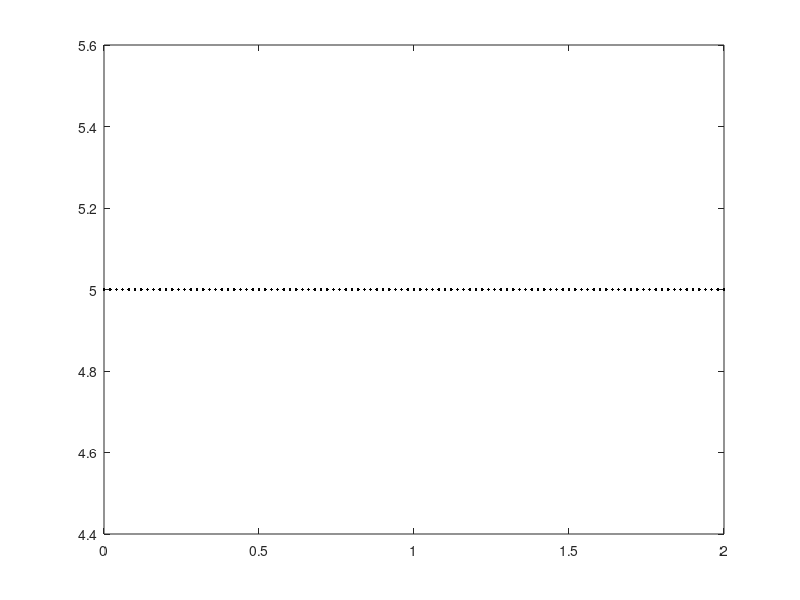

Recreate this plot in MATLAB. (Note: this script raises an error after producing the figure.)
function [signal,sampledSignal,peak,fs,f,tSampled,tOriginal,numberOfCycles] = Sampler()


%%%%%%%%%%%%%%%%%%%%%%%%%%%Entering Inputs%%%%%%%%%%%%%%%%%%%%%%%%%%%
fprintf('<strong>Entering Sampler inputs</strong>\n');

%% Entering the signal as an equation but has to enter it in matlab format 
%% and use f for Fm and use for t equation's time  
disp('The signal function should be in matlab format.');
disp('i.e: 5*cos(2*pi*f*t)');
inputFunction=input('Enter the signal function m(t): ','s');

%% Enterig the signal frequency Fm
f=input('Enter the signal frequncy: ');

%% Entering the sampling Frequency
fs=input('Enter the sampling frequncy: ');

%% Entering the number of cycles 
numberOfCycles=10;


%% Calculating original signal
Timestep=1/(numberOfCycles*fs);
t=0:Timestep:numberOfCycles*1/f;
tOriginal = t;
catched = 1;
while catched == 1
	try
		signal=eval(inputFunction);
		catched = 0;
	catch
		inputFunction=input('WRONG function format please renter it: ','s');
	end
end

peak=max(signal);

%% Plotting original signal
figure('Name', 'Sampler');
plot(t,signal,'LineWidth',1, 'Color', 'k', 'DisplayName', 'Signal');
hold on; 

%% Calculating sampled signal
t=0:1/fs:numberOfCycles*1/f;
tSampled = t;
sampledSignal = eval(inputFunction);

%% plotig the sampled signal and adding info
stem(tSampled,sampledSignal,'o','filled', 'LineWidth',1.5, 'Color', 'm', 'DisplayName', 'Sampled signal'); 
caption = strcat('Sampling of: ',inputFunction);
title(caption); 
xlabel('Time(s)'); 
ylabel('Amplitude');
legend('Signal','Sampled signal'); 
legend('show')
grid


end

